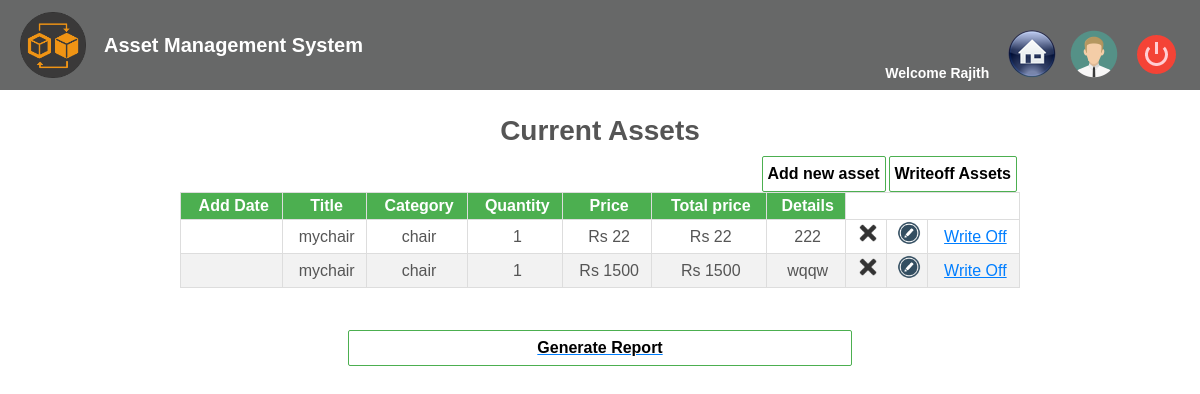
The page /home.php (signed in) on the database as committed earlier.
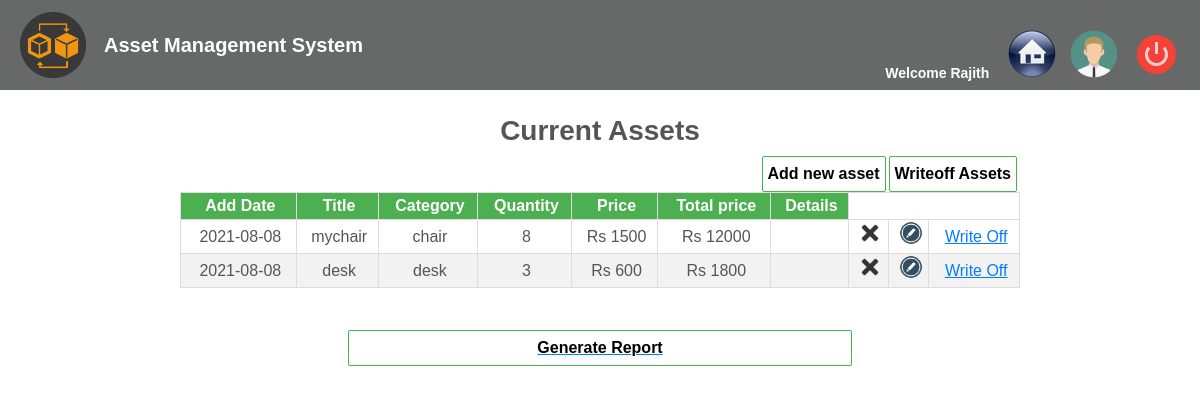
The same page on the database as committed later.
### tables this page shows
CREATE TABLE `users` (
  `id` int(11) NOT NULL,
  `first_name` varchar(32) NOT NULL,
  `last_name` varchar(32) NOT NULL,
  `email` varchar(32) NOT NULL,
  `password` varchar(32) NOT NULL
);

CREATE TABLE `assets` (
  `id` int(11) NOT NULL,
  `userid` int(11) NOT NULL,
  `title` varchar(32) NOT NULL,
  `category` varchar(32) NOT NULL,
  `quantity` int(11) NOT NULL,
  `price` float NOT NULL,
  `details` varchar(1000) DEFAULT NULL,
  `writeoff_quantity` int(11) NOT NULL DEFAULT '0',
  `add_date` date NOT NULL,
  `writeoff_date` date DEFAULT NULL
);

### core/init.php (called while the page is built, shortened)
<?php
require 'db/database.php';
require 'functions/user.php';
require 'functions/asset.php';
if(logged_in() === true){
    $session_id = $_SESSION['id'];
    $user_data = user_data($con,$session_id,'id','first_name','last_name','email');
}

### core/functions/user.php (called while the page is built, shortened)
<?php
function user_data($con,$id){
    $id= (int)$id;
    $get_num = func_num_args();
    $get_args =func_get_args();
    if($get_num>1){
        unset($get_args[0],$get_args[1]);
        $fields = '`'. implode('`,`',$get_args). '`';
        $res=mysqli_query($con,"SELECT $fields FROM `users` WHERE `id`= $id");
        $data = mysqli_fetch_assoc($res);
        return $data;
    }
}
?>

### core/functions/asset.php (called while the page is built, shortened)
<?php
function getAssets($con, $userid) {
    $sql = "SELECT * FROM assets WHERE userid=$userid";
    $res = mysqli_query($con,$sql);
    return  $con->query($sql);
}
?>

### home.php (the view, shortened to what this page needs)
<?php
require 'core/init.php';
?>
<!DOCTYPE html>
<html lang="en">
<head>
    <link rel="stylesheet" href="css/normalize.css">
    <link rel="stylesheet" type="text/css" media="screen" href="css/screen.css">
    <link rel="stylesheet" href="css/home.css" />
</head>
<body>
    <div id="page">
        <header>
            <a title="asset" href="home.php">
                <div class="logo">
                    <img src="images/logo.png" height="66px" weight="66px" />
            </a>
            <span id="title">Asset Management System</span>
    </div>
            <nav>
                    <label for="email">Welcome <?php echo $user_data['first_name']; ?> </label>
                <input type="image" src="images/icons/home.png" title="home" value="Home" style="margin-left:10px;"/>
                <a href="profile.php"><input type="image" src="images/icons/user.png" title="Profile" value="settings " style="margin-left:10px;"/></a>
                <a href="logout.php"><input type="image" src="images/icons/logout.png" title="Logout" value="Sign Out" style="margin-left:10px;"/></a>
            </nav>
        <div class="content-center">
            <div id="topic">Current Assets</div>
            <a href="writeoffassets.php"><div id="add-new">Writeoff Assets</div></a>
            <a href="add.php"><div id="add-new">Add new asset</div></a>
            <table border=0>
            <tr>
                <th>Add Date</th>
                <th>Title</th>
                <th>Category</th>
                <th>Quantity</th>
                <th>Price</th>
                <th>Total price</th>
                <th>Details</th>
            </tr>
            <?php
                $result = getAssets($con, $user_data["id"]);
                $i = 1;
                while($row = $result->fetch_assoc()) {
                    echo "<tr style='background-color:";
                    if ($i % 2 == 0) {
                        echo "#f2f2f2";
                    } else {
                        echo "white";
                    }
                    $i++;
                    $assets_q = $row['quantity'] - $row['writeoff_quantity'];
                    echo "'>";
                    echo "<td style='text-align: center'>" . $row["add_date"] . "</td>";
                    echo "<td style='text-align: center'>" . $row["title"] . "</td>";
                    echo "<td style='text-align: center'>" . $row["category"] . '</td>';
                    echo '<td style="text-align: center">' . $assets_q . '</td>';
                    echo '<td style="text-align: center">' .'Rs '. $row['price'] . '</td>';
                    echo '<td style="text-align: center">'.'Rs '.$assets_q * $row['price'] . '</td>';
                    echo '<td style="text-align: center">' . $row['details'] . '</td>';
                    echo "<td style='text-align: center'><a onClick=\"javascript: return confirm('Please confirm deletion');\" href=\"delete.php?id=".$row['id']."\"><img src='images/icons/delete.ico' height='24'/></a></td>";
                    echo "<td style='text-align: center'><a href=\"update.php?id=".$row['id']."\"><img src='images/icons/edit.png' alt='' height='24'/></a></td>";
                    echo "<td style='text-align: center'><a href=\"writeoff.php?id=".$row['id']."&title=".$row['title']."&max=".$assets_q."\">Write Off</a></td>";
                    echo '</tr>';
            }
            ?>
            </table>
            <a href="report.php?mode=or"><div id="report">Generate Report</div></a>
        </div>
</body>
</html>

### css/screen.css (style rules this page uses)
html, body { font-family: "Trebuchet MS", Arial, Helvetica, sans-serif; background: url(../images/bg.jpg); font-size: 14px; font-weight: 300; color: #555; margin: 0; padding: 0; line-height: 1.5; min-height: 100%; height: 100%; display: block; }
#page { width:100%; margin:0 auto; position: relative; min-height: 100%; overflow: hidden; }
a { color: #007eff; }
header { height: 90px; background-color: rgba(92, 93, 93, 0.93); color: white; }
header .logo { z-index: 1; position: absolute; float: left; width: 500px; height: 66px; top: 12px; left: 20px; }
header .logo img { float: left; }
header #title { margin-left: 18px; margin-top: 18px; color: white; font-weight: bold; font-size: 20px; float: left; }
nav { float: right; top: 0px;left: 0px; padding: 30px 20px 0 0; width: auto; }
header label { font-weight: bold; margin-left: 10px; margin-right: 5px; }

### css/home.css (style rules this page uses)
.content-center { width: 70%; margin: 20px auto; }
table { font-family: "Trebuchet MS", Arial, Helvetica, sans-serif; font-size: 16px; width: 100%; border-collapse: collapse; }
th { background-color: #4CAF50; color: white; }
table, th, td { border: 1px solid #ddd; padding-left: 5px; }
.content-center #topic { text-align: center; font-size: 28px; font-weight: bold; }
.content-center #add-new { margin-top: 4px; font-size: 16px; font-weight: bold; float: right; padding: 5px; color: black; border: 1px solid #4CAF50; border-radius: 2px; cursor: pointer; margin-right: 3px; }
.content-center #report { margin: 5% 20%; font-size: 16px; font-weight: bold; text-align: center; padding: 5px; color: black; border: 1px solid #4CAF50; border-radius: 2px; cursor: pointer; }

Rows that differ between the two databases and show on the page:
removed assets: title "mychair", category "chair", quantity "1", price "22", $assets_q*$row['price'] "22", details "222"
removed assets: title "mychair", category "chair", quantity "1", price "1500", $assets_q*$row['price'] "1500", details "wqqw"
added assets: add_date "2021-08-08", title "mychair", category "chair", assets_q "8", price "1500", $assets_q * $row['price'] "12000"
added assets: add_date "2021-08-08", title "desk", category "desk", assets_q "3", price "600", $assets_q * $row['price'] "1800"
